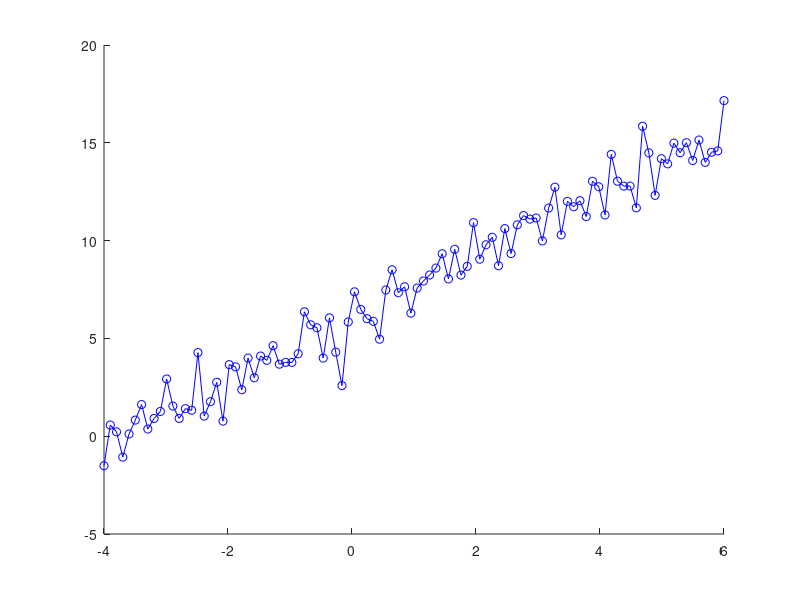
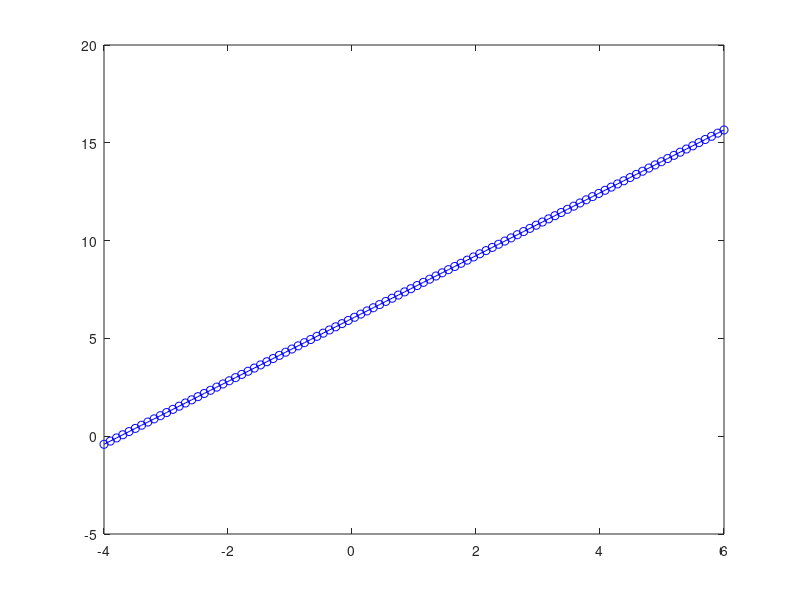
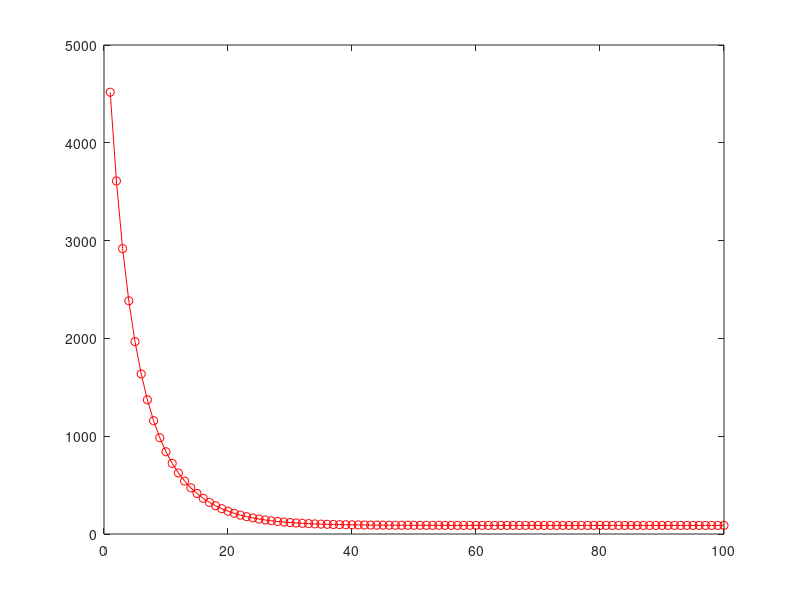

Recreate these plots in MATLAB, in order.
function linearRegression() 
    X = linspace(-4,6,100)
    W = rand(1,100)
    m = 1.6
    C = 6
    Y = m * X + C + randn(1,100)

    figure(1);
    hold on
    h = plot(X,Y,'bo-');
    
    figure(2);
    Mest= rand();
    Cest = rand();
    
    cycles = 100;
    alpha = 0.001;
    for cidx = 1:cycles
        dedm = errorGradientM(X, Y, Mest, Cest);
        dedc = errorGradientC(X, Y, Mest, Cest);
        Mest = Mest - alpha * dedm;
        Cest = Cest - alpha * dedc;
        
        error(cidx) = sum( (Y - (Mest * X + Cest)).^2);
    end
    
    Y = Mest * X + Cest;
    
    plot(X,Y,'bo-');
    figure(3);
    plot(error,'ro-');
end

function result = errorGradientM(x, y, m ,c)
    result = -2 * sum(x .* (y-(m * x + c)));
end

function result = errorGradientC(x,y,m,c)
    result = -2 * sum(y- (m * x + c));
end

function result = error(x,y,m,c)
    result = sum( (y - (m * x + c)).^2);
end

